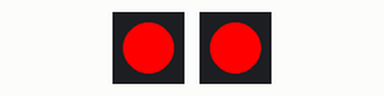
This sketch was run on a simulated Arduino Uno, built with avr-gcc and run on an emulated ATmega328P. Parts: 2 × 1 RGB LEDs in strip order, left to right.

Above: at 0.2 s.
At 1.7 s:
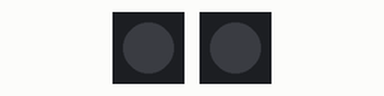
Timing chart, 0 to 3.0 s (numbered marks = the images above):
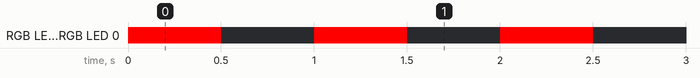

Measured:
- by itself, RGB LED 0, RGB LED 0: alternates RGB(255, 0, 0) for 0.50 s and off for 0.50 s

The sketch:

destination.ino
```cpp
#include <Adafruit_NeoPixel.h>

#define LED_PIN_LEFT 3
#define LED_PIN_RIGHT 2
#define LED_COUNT 1

Adafruit_NeoPixel pixel_left(LED_COUNT, LED_PIN_LEFT, NEO_GRB + NEO_KHZ800);
Adafruit_NeoPixel pixel_right(LED_COUNT, LED_PIN_RIGHT, NEO_GRB + NEO_KHZ800);

void setup() {
  pixel_left.begin();
  pixel_right.begin();
}

void loop() {
  pixel_left.setPixelColor(0, pixel_left.Color(255, 0, 0)); // LED를 빨간색으로 설정
  pixel_right.setPixelColor(0, pixel_right.Color(255, 0, 0)); // LED를 빨간색으로 설정
  pixel_left.show(); // 변경된 색을 표시
  pixel_right.show();
  delay(500); // 0.5초 대기

  pixel_left.setPixelColor(0, pixel_left.Color(0, 0, 0)); // LED를 끔
  pixel_right.setPixelColor(0, pixel_right.Color(0, 0, 0));
  pixel_left.show(); // 변경된 색을 표시
  pixel_right.show();
  delay(500); // 0.5초 대기
}
```
